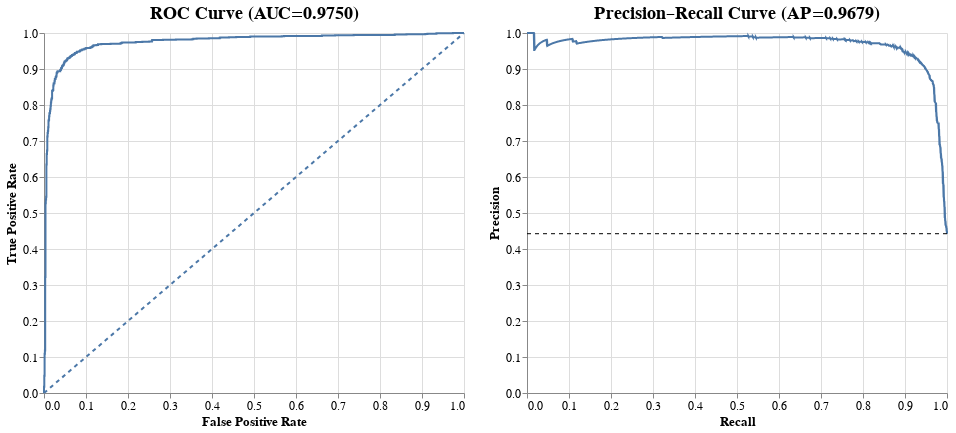

Notebook code for this chart:
### Markdown cell above
Menampilkan Visualisasi AUC dan AP

### Code cell
fpr, tpr, _ = roc_curve(y_true, y_prob)
roc_auc = auc(fpr, tpr)

prec, rec, _ = precision_recall_curve(y_true, y_prob)
ap = average_precision_score(y_true, y_prob)

roc_df = pd.DataFrame({"fpr": fpr, "tpr": tpr})
pr_df  = pd.DataFrame({"recall": rec, "precision": prec})

roc_diag_df = pd.DataFrame({"x": [0, 1], "y": [0, 1]})       
pos_prev = float((y_true == 1).mean())                        

roc_chart = (
    alt.Chart(roc_df)
    .mark_line()
    .encode(
        x=alt.X("fpr:Q", title="False Positive Rate", scale=alt.Scale(domain=[0, 1])),
        y=alt.Y("tpr:Q", title="True Positive Rate",   scale=alt.Scale(domain=[0, 1])),
        tooltip=[alt.Tooltip("fpr:Q", format=".3f"), alt.Tooltip("tpr:Q", format=".3f")]
    )
    .properties(title=f"ROC Curve (AUC={roc_auc:.4f})", width=420, height=360)
)

roc_diag = (
    alt.Chart(roc_diag_df)
    .mark_line(strokeDash=[4,4])
    .encode(x="x:Q", y="y:Q")
)

pr_chart = (
    alt.Chart(pr_df)
    .mark_line()
    .encode(
        x=alt.X("recall:Q",    title="Recall",    scale=alt.Scale(domain=[0, 1])),
        y=alt.Y("precision:Q", title="Precision", scale=alt.Scale(domain=[0, 1])),
        tooltip=[alt.Tooltip("recall:Q", format=".3f"), alt.Tooltip("precision:Q", format=".3f")]
    )
    .properties(title=f"Precision–Recall Curve (AP={ap:.4f})", width=420, height=360)
)

pr_base = (
    alt.Chart(pd.DataFrame({"y":[pos_prev]}))
    .mark_rule(strokeDash=[4,4])
    .encode(y="y:Q")
)

charts = (
    alt.hconcat(roc_chart + roc_diag, pr_chart + pr_base)
       .resolve_scale(y='independent')
       .configure_title(fontSize=18)
       .configure_axis(labelFontSize=12, titleFontSize=13)
       .configure_view(strokeWidth=0)
)

charts

### Figure 1 — Vega-Lite specification as saved in the notebook (floating-point values rounded to 4 significant figures; data arrays with more than 128 entries replaced by an {"elided": "..."} marker saying what was removed)
{"config": {"view": {"continuousWidth": 300, "continuousHeight": 300, "strokeWidth": 0}, "axis": {"labelFontSize": 12, "titleFontSize": 13}, "title": {"fontSize": 18}}, "hconcat": [{"layer": [{"data": {"name": "data-671e8b1c1a2bd828eee95c0e81e7537d"}, "mark": {"type": "line"}, "encoding": {"tooltip": [{"field": "fpr", "format": ".3f", "type": "quantitative"}, {"field": "tpr", "format": ".3f", "type": "quantitative"}], "x": {"field": "fpr", "scale": {"domain": [0, 1]}, "title": "False Positive Rate", "type": "quantitative"}, "y": {"field": "tpr", "scale": {"domain": [0, 1]}, "title": "True Positive Rate", "type": "quantitative"}}, "title": "ROC Curve (AUC=0.9750)"}, {"data": {"name": "data-42f50405073b2dbe8396db6b7dd2f6be"}, "mark": {"type": "line", "strokeDash": [4, 4]}, "encoding": {"x": {"field": "x", "type": "quantitative"}, "y": {"field": "y", "type": "quantitative"}}}], "height": 360, "width": 420}, {"layer": [{"data": {"name": "data-a0517bbd5d96ddabfffd598951786a47"}, "mark": {"type": "line"}, "encoding": {"tooltip": [{"field": "recall", "format": ".3f", "type": "quantitative"}, {"field": "precision", "format": ".3f", "type": "quantitative"}], "x": {"field": "recall", "scale": {"domain": [0, 1]}, "title": "Recall", "type": "quantitative"}, "y": {"field": "precision", "scale": {"domain": [0, 1]}, "title": "Precision", "type": "quantitative"}}, "title": "Precision–Recall Curve (AP=0.9679)"}, {"data": {"name": "data-147d133b3748ac6b0c16acf675ae1cc2"}, "mark": {"type": "rule", "strokeDash": [4, 4]}, "encoding": {"y": {"field": "y", "type": "quantitative"}}}], "height": 360, "width": 420}], "resolve": {"scale": {"y": "independent"}}, "$schema": "https://vega.github.io/schema/vega-lite/v5.20.1.json", "datasets": {"data-671e8b1c1a2bd828eee95c0e81e7537d": {"elided": "254 records"}, "data-42f50405073b2dbe8396db6b7dd2f6be": [{"x": 0, "y": 0}, {"x": 1, "y": 1}], "data-a0517bbd5d96ddabfffd598951786a47": {"elided": "2514 records"}, "data-147d133b3748ac6b0c16acf675ae1cc2": [{"y": 0.4425}]}}
